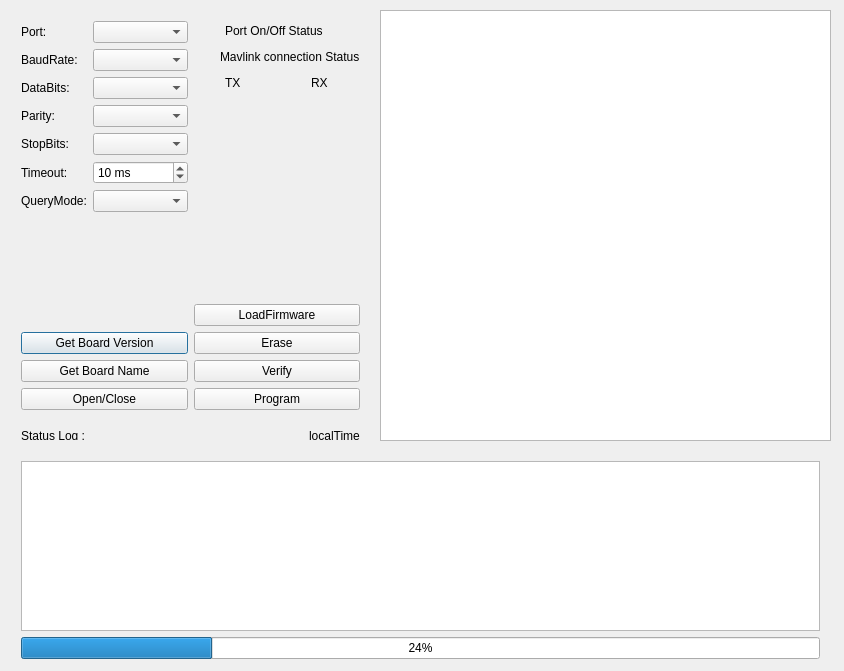
<?xml version="1.0" encoding="UTF-8"?>
<ui version="4.0">
 <class>Dialog</class>
 <widget class="QDialog" name="Dialog">
  <property name="geometry">
   <rect>
    <x>0</x>
    <y>0</y>
    <width>844</width>
    <height>671</height>
   </rect>
  </property>
  <property name="windowTitle">
   <string>Dialog</string>
  </property>
  <widget class="QTableWidget" name="tb_hexview">
   <property name="geometry">
    <rect>
     <x>380</x>
     <y>10</y>
     <width>451</width>
     <height>431</height>
    </rect>
   </property>
  </widget>
  <widget class="QWidget" name="layoutWidget">
   <property name="geometry">
    <rect>
     <x>10</x>
     <y>450</y>
     <width>821</width>
     <height>220</height>
    </rect>
   </property>
   <layout class="QVBoxLayout" name="verticalLayout_4">
    <item>
     <widget class="QTextEdit" name="textEdit_Log"/>
    </item>
    <item>
     <widget class="QProgressBar" name="progressBar_Status">
      <property name="value">
       <number>24</number>
      </property>
     </widget>
    </item>
   </layout>
  </widget>
  <widget class="QWidget" name="layoutWidget">
   <property name="geometry">
    <rect>
     <x>10</x>
     <y>420</y>
     <width>361</width>
     <height>31</height>
    </rect>
   </property>
   <layout class="QHBoxLayout" name="horizontalLayout_5">
    <item>
     <widget class="QLabel" name="label_12">
      <property name="text">
       <string>Status Log :</string>
      </property>
     </widget>
    </item>
    <item>
     <spacer name="horizontalSpacer">
      <property name="orientation">
       <enum>Qt::Horizontal</enum>
      </property>
      <property name="sizeHint" stdset="0">
       <size>
        <width>40</width>
        <height>20</height>
       </size>
      </property>
     </spacer>
    </item>
    <item>
     <widget class="QLabel" name="label_13">
      <property name="text">
       <string>localTime</string>
      </property>
     </widget>
    </item>
   </layout>
  </widget>
  <widget class="QWidget" name="layoutWidget">
   <property name="geometry">
    <rect>
     <x>10</x>
     <y>10</y>
     <width>361</width>
     <height>411</height>
    </rect>
   </property>
   <layout class="QHBoxLayout" name="horizontalLayout_6">
    <item>
     <layout class="QVBoxLayout" name="verticalLayout_2">
      <item>
       <layout class="QFormLayout" name="formLayout">
        <item row="0" column="0">
         <widget class="QLabel" name="label">
          <property name="text">
           <string>Port:</string>
          </property>
         </widget>
        </item>
        <item row="0" column="1">
         <widget class="QComboBox" name="portBox"/>
        </item>
        <item row="1" column="0">
         <widget class="QLabel" name="label_2">
          <property name="text">
           <string>BaudRate:</string>
          </property>
         </widget>
        </item>
        <item row="1" column="1">
         <widget class="QComboBox" name="baudRateBox"/>
        </item>
        <item row="2" column="0">
         <widget class="QLabel" name="label_3">
          <property name="text">
           <string>DataBits:</string>
          </property>
         </widget>
        </item>
        <item row="2" column="1">
         <widget class="QComboBox" name="dataBitsBox"/>
        </item>
        <item row="3" column="0">
         <widget class="QLabel" name="label_4">
          <property name="text">
           <string>Parity:</string>
          </property>
         </widget>
        </item>
        <item row="3" column="1">
         <widget class="QComboBox" name="parityBox"/>
        </item>
        <item row="4" column="0">
         <widget class="QLabel" name="label_5">
          <property name="text">
           <string>StopBits:</string>
          </property>
         </widget>
        </item>
        <item row="4" column="1">
         <widget class="QComboBox" name="stopBitsBox"/>
        </item>
        <item row="5" column="0">
         <widget class="QLabel" name="label_7">
          <property name="text">
           <string>Timeout:</string>
          </property>
         </widget>
        </item>
        <item row="5" column="1">
         <widget class="QSpinBox" name="timeoutBox">
          <property name="suffix">
           <string> ms</string>
          </property>
          <property name="minimum">
           <number>-1</number>
          </property>
          <property name="maximum">
           <number>10000</number>
          </property>
          <property name="singleStep">
           <number>10</number>
          </property>
          <property name="value">
           <number>10</number>
          </property>
         </widget>
        </item>
        <item row="6" column="0">
         <widget class="QLabel" name="label_6">
          <property name="text">
           <string>QueryMode:</string>
          </property>
         </widget>
        </item>
        <item row="6" column="1">
         <widget class="QComboBox" name="queryModeBox"/>
        </item>
       </layout>
      </item>
      <item>
       <spacer name="verticalSpacer">
        <property name="orientation">
         <enum>Qt::Vertical</enum>
        </property>
        <property name="sizeHint" stdset="0">
         <size>
          <width>20</width>
          <height>40</height>
         </size>
        </property>
       </spacer>
      </item>
      <item>
       <widget class="QPushButton" name="bn_ReadBoardVersion">
        <property name="text">
         <string>Get Board Version</string>
        </property>
       </widget>
      </item>
      <item>
       <widget class="QPushButton" name="bn_ReadBoardName">
        <property name="text">
         <string>Get Board Name</string>
        </property>
       </widget>
      </item>
      <item>
       <widget class="QPushButton" name="openCloseButton">
        <property name="text">
         <string>Open/Close</string>
        </property>
       </widget>
      </item>
     </layout>
    </item>
    <item>
     <layout class="QVBoxLayout" name="verticalLayout_5">
      <item>
       <layout class="QVBoxLayout" name="verticalLayout">
        <item>
         <layout class="QHBoxLayout" name="horizontalLayout">
          <item>
           <widget class="HLed" name="led_SerialOnOff" native="true">
            <property name="sizePolicy">
             <sizepolicy hsizetype="Fixed" vsizetype="Fixed">
              <horstretch>0</horstretch>
              <verstretch>0</verstretch>
             </sizepolicy>
            </property>
            <property name="minimumSize">
             <size>
              <width>20</width>
              <height>20</height>
             </size>
            </property>
            <property name="maximumSize">
             <size>
              <width>25</width>
              <height>25</height>
             </size>
            </property>
           </widget>
          </item>
          <item>
           <widget class="QLabel" name="label_8">
            <property name="text">
             <string>Port On/Off Status</string>
            </property>
           </widget>
          </item>
         </layout>
        </item>
        <item>
         <layout class="QHBoxLayout" name="horizontalLayout_2">
          <item>
           <widget class="HLed" name="led_MavlinkStatus" native="true">
            <property name="sizePolicy">
             <sizepolicy hsizetype="Fixed" vsizetype="Fixed">
              <horstretch>0</horstretch>
              <verstretch>0</verstretch>
             </sizepolicy>
            </property>
            <property name="minimumSize">
             <size>
              <width>20</width>
              <height>20</height>
             </size>
            </property>
            <property name="maximumSize">
             <size>
              <width>25</width>
              <height>25</height>
             </size>
            </property>
           </widget>
          </item>
          <item>
           <widget class="QLabel" name="label_9">
            <property name="text">
             <string>Mavlink connection Status</string>
            </property>
           </widget>
          </item>
         </layout>
        </item>
        <item>
         <layout class="QHBoxLayout" name="horizontalLayout_3">
          <item>
           <widget class="HLed" name="led_Tx" native="true">
            <property name="sizePolicy">
             <sizepolicy hsizetype="Fixed" vsizetype="Fixed">
              <horstretch>0</horstretch>
              <verstretch>0</verstretch>
             </sizepolicy>
            </property>
            <property name="minimumSize">
             <size>
              <width>20</width>
              <height>20</height>
             </size>
            </property>
            <property name="maximumSize">
             <size>
              <width>25</width>
              <height>25</height>
             </size>
            </property>
           </widget>
          </item>
          <item>
           <widget class="QLabel" name="label_11">
            <property name="text">
             <string>TX</string>
            </property>
           </widget>
          </item>
          <item>
           <widget class="HLed" name="led_Rx" native="true">
            <property name="sizePolicy">
             <sizepolicy hsizetype="Fixed" vsizetype="Fixed">
              <horstretch>0</horstretch>
              <verstretch>0</verstretch>
             </sizepolicy>
            </property>
            <property name="minimumSize">
             <size>
              <width>20</width>
              <height>20</height>
             </size>
            </property>
            <property name="maximumSize">
             <size>
              <width>25</width>
              <height>25</height>
             </size>
            </property>
           </widget>
          </item>
          <item>
           <widget class="QLabel" name="label_10">
            <property name="text">
             <string>RX</string>
            </property>
           </widget>
          </item>
         </layout>
        </item>
       </layout>
      </item>
      <item>
       <spacer name="verticalSpacer_2">
        <property name="orientation">
         <enum>Qt::Vertical</enum>
        </property>
        <property name="sizeHint" stdset="0">
         <size>
          <width>20</width>
          <height>148</height>
         </size>
        </property>
       </spacer>
      </item>
      <item>
       <layout class="QVBoxLayout" name="verticalLayout_3">
        <item>
         <widget class="QPushButton" name="LoadFirmwareButton">
          <property name="text">
           <string>LoadFirmware</string>
          </property>
         </widget>
        </item>
        <item>
         <widget class="QPushButton" name="sendButton_3">
          <property name="text">
           <string>Erase</string>
          </property>
         </widget>
        </item>
        <item>
         <widget class="QPushButton" name="sendButton_2">
          <property name="text">
           <string>Verify</string>
          </property>
         </widget>
        </item>
        <item>
         <widget class="QPushButton" name="ProgramButton">
          <property name="text">
           <string>Program</string>
          </property>
         </widget>
        </item>
       </layout>
      </item>
     </layout>
    </item>
   </layout>
  </widget>
 </widget>
 <layoutdefault spacing="6" margin="11"/>
 <customwidgets>
  <customwidget>
   <class>HLed</class>
   <extends>QWidget</extends>
   <header>hled.h</header>
   <container>1</container>
  </customwidget>
 </customwidgets>
 <resources/>
 <connections/>
</ui>
